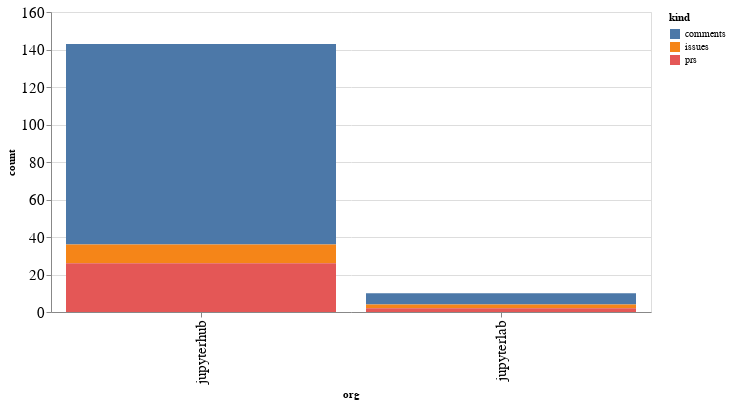

Source (notebook cell):
### Code cell
alt.Chart(org_summaries, width=600).mark_bar().encode(
    x='org',
    y='count',
    color='kind',
    tooltip="org"
)

### Figure 1 — Vega-Lite specification as saved in the notebook (floating-point values rounded to 4 significant figures)
{"config": {"axisLeft": {"labelFontSize": 15}, "axisBottom": {"labelFontSize": 15}}, "data": {"name": "data-e6c3f1fffa70a1736feac1c10acdfd81"}, "mark": "bar", "encoding": {"color": {"type": "nominal", "field": "kind"}, "tooltip": {"type": "nominal", "field": "org"}, "x": {"type": "nominal", "field": "org"}, "y": {"type": "quantitative", "field": "count"}}, "width": 600, "$schema": "https://vega.github.io/schema/vega-lite/v4.8.1.json", "datasets": {"data-e6c3f1fffa70a1736feac1c10acdfd81": [{"org": "jupyterhub", "kind": "comments", "count": 107}, {"org": "jupyterhub", "kind": "issues", "count": 10}, {"org": "jupyterhub", "kind": "prs", "count": 26}, {"org": "jupyterlab", "kind": "comments", "count": 6}, {"org": "jupyterlab", "kind": "issues", "count": 2}, {"org": "jupyterlab", "kind": "prs", "count": 2}]}}
